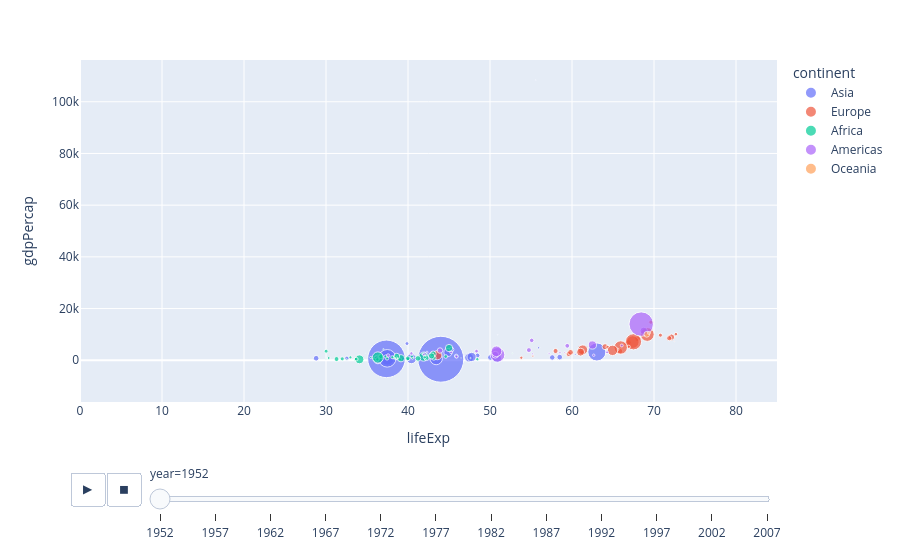

The cell this chart's notebook holds for it:
### Code cell
px.scatter(data,x='lifeExp',y='gdpPercap',color='continent',size='pop',
           size_max=50,range_x=[0,85],
           animation_frame='year',animation_group='country')

### Figure 1 — Plotly figure (JSON) as saved in the notebook; plotly's stock layout.template omitted (floating-point values rounded to 4 significant figures)
{"data": [{"hovertemplate": "continent=Asia<br>year=1952<br>lifeExp=%{x}<br>gdpPercap=%{y}<br>pop=%{marker.size}<extra></extra>", "ids": ["Afghanistan", "Bahrain", "Bangladesh", "Cambodia", "China", "Hong Kong, China", "India", "Indonesia", "Iran", "Iraq", "Israel", "Japan", "Jordan", "Korea, Dem. Rep.", "Korea, Rep.", "Kuwait", "Lebanon", "Malaysia", "Mongolia", "Myanmar", "Nepal", "Oman", "Pakistan", "Philippines", "Saudi Arabia", "Singapore", "Sri Lanka", "Syria", "Taiwan", "Thailand", "Vietnam", "West Bank and Gaza", "Yemen, Rep."], "legendgroup": "Asia", "marker": {"color": "#636efa", "size": [8425333, 120447, 46886859, 4693836, 556263527, 2125900, 372000000, 82052000, 17272000, 5441766, 1620914, 86459025, 607914, 8865488, 20947571, 160000, 1439529, 6748378, 800663, 20092996, 9182536, 507833, 41346560, 22438691, 4005677, 1127000, 7982342, 3661549, 8550362, 21289402, 26246839, 1030585, 4963829], "sizemode": "area", "sizeref": 527500.0, "symbol": "circle"}, "mode": "markers", "name": "Asia", "orientation": "v", "showlegend": true, "type": "scatter", "x": [28.8, 50.94, 37.48, 39.42, 44.0, 60.96, 37.37, 37.47, 44.87, 45.32, 65.39, 63.03, 43.16, 50.06, 47.45, 55.56, 55.93, 48.46, 42.24, 36.32, 36.16, 37.58, 43.44, 47.75, 39.88, 60.4, 57.59, 45.88, 58.5, 50.85, 40.41, 43.16, 32.55], "xaxis": "x", "y": [779.4, 9867.0, 684.2, 368.5, 400.4, 3054.0, 546.6, 749.7, 3035.0, 4130.0, 4087.0, 3217.0, 1547.0, 1088.0, 1031.0, 108400.0, 4835.0, 1831.0, 786.6, 331.0, 545.9, 1828.0, 684.6, 1273.0, 6460.0, 2315.0, 1084.0, 1643.0, 1207.0, 757.8, 605.1, 1516.0, 781.7], "yaxis": "y"}, {"hovertemplate": "continent=Europe<br>year=1952<br>lifeExp=%{x}<br>gdpPercap=%{y}<br>pop=%{marker.size}<extra></extra>", "ids": ["Albania", "Austria", "Belgium", "Bosnia and Herzegovina", "Bulgaria", "Croatia", "Czech Republic", "Denmark", "Finland", "France", "Germany", "Greece", "Hungary", "Iceland", "Ireland", "Italy", "Montenegro", "Netherlands", "Norway", "Poland", "Portugal", "Romania", "Serbia", "Slovak Republic", "Slovenia", "Spain", "Sweden", "Switzerland", "Turkey", "United Kingdom"], "legendgroup": "Europe", "marker": {"color": "#EF553B", "size": [1282697, 6927772, 8730405, 2791000, 7274900, 3882229, 9125183, 4334000, 4090500, 42459667, 69145952, 7733250, 9504000, 147962, 2952156, 47666000, 413834, 10381988, 3327728, 25730551, 8526050, 16630000, 6860147, 3558137, 1489518, 28549870, 7124673, 4815000, 22235677, 50430000], "sizemode": "area", "sizeref": 527500.0, "symbol": "circle"}, "mode": "markers", "name": "Europe", "orientation": "v", "showlegend": true, "type": "scatter", "x": [55.23, 66.8, 68.0, 53.82, 59.6, 61.21, 66.87, 70.78, 66.55, 67.41, 67.5, 65.86, 64.03, 72.49, 66.91, 65.94, 59.16, 72.13, 72.67, 61.31, 59.82, 61.05, 58.0, 64.36, 65.57, 64.94, 71.86, 69.62, 43.59, 69.18], "xaxis": "x", "y": [1601.0, 6137.0, 8343.0, 973.5, 2444.0, 3119.0, 6876.0, 9692.0, 6425.0, 7030.0, 7144.0, 3531.0, 5264.0, 7268.0, 5210.0, 4931.0, 2648.0, 8942.0, 10100.0, 4029.0, 3068.0, 3145.0, 3581.0, 5075.0, 4215.0, 3834.0, 8528.0, 14730.0, 1969.0, 9980.0], "yaxis": "y"}, {"hovertemplate": "continent=Africa<br>year=1952<br>lifeExp=%{x}<br>gdpPercap=%{y}<br>pop=%{marker.size}<extra></extra>", "ids": ["Algeria", "Angola", "Benin", "Botswana", "Burkina Faso", "Burundi", "Cameroon", "Central African Republic", "Chad", "Comoros", "Congo, Dem. Rep.", "Congo, Rep.", "Cote d'Ivoire", "Djibouti", "Egypt", "Equatorial Guinea", "Eritrea", "Ethiopia", "Gabon", "Gambia", "Ghana", "Guinea", "Guinea-Bissau", "Kenya", "Lesotho", "Liberia", "Libya", "Madagascar", "Malawi", "Mali", "Mauritania", "Mauritius", "Morocco", "Mozambique", "Namibia", "Niger", "Nigeria", "Reunion", "Rwanda", "Sao Tome and Principe", "Senegal", "Sierra Leone", "Somalia", "South Africa", "Sudan", "Swaziland", "Tanzania", "Togo", "Tunisia", "Uganda", "Zambia", "Zimbabwe"], "legendgroup": "Africa", "marker": {"color": "#00cc96", "size": [9279525, 4232095, 1738315, 442308, 4469979, 2445618, 5009067, 1291695, 2682462, 153936, 14100005, 854885, 2977019, 63149, 22223309, 216964, 1438760, 20860941, 420702, 284320, 5581001, 2664249, 580653, 6464046, 748747, 863308, 1019729, 4762912, 2917802, 3838168, 1022556, 516556, 9939217, 6446316, 485831, 3379468, 33119096, 257700, 2534927, 60011, 2755589, 2143249, 2526994, 14264935, 8504667, 290243, 8322925, 1219113, 3647735, 5824797, 2672000, 3080907], "sizemode": "area", "sizeref": 527500.0, "symbol": "circle"}, "mode": "markers", "name": "Africa", "orientation": "v", "showlegend": true, "type": "scatter", "x": [43.08, 30.02, 38.22, 47.62, 31.98, 39.03, 38.52, 35.46, 38.09, 40.72, 39.14, 42.11, 40.48, 34.81, 41.89, 34.48, 35.93, 34.08, 37.0, 30.0, 43.15, 33.61, 32.5, 42.27, 42.14, 38.48, 42.72, 36.68, 36.26, 33.69, 40.54, 50.99, 42.87, 31.29, 41.73, 37.44, 36.32, 52.72, 40.0, 46.47, 37.28, 30.33, 32.98, 45.01, 38.63, 41.41, 41.22, 38.6, 44.6, 39.98, 42.04, 48.45], "xaxis": "x", "y": [2449.0, 3521.0, 1063.0, 851.2, 543.3, 339.3, 1173.0, 1071.0, 1179.0, 1103.0, 780.5, 2126.0, 1389.0, 2670.0, 1419.0, 375.6, 328.9, 362.1, 4293.0, 485.2, 911.3, 510.2, 299.9, 853.5, 298.8, 575.6, 2388.0, 1443.0, 369.2, 452.3, 743.1, 1968.0, 1688.0, 468.5, 2424.0, 761.9, 1077.0, 2719.0, 493.3, 879.6, 1450.0, 879.8, 1136.0, 4725.0, 1616.0, 1148.0, 716.7, 859.8, 1468.0, 734.8, 1147.0, 406.9], "yaxis": "y"}, {"hovertemplate": "continent=Americas<br>year=1952<br>lifeExp=%{x}<br>gdpPercap=%{y}<br>pop=%{marker.size}<extra></extra>", "ids": ["Argentina", "Bolivia", "Brazil", "Canada", "Chile", "Colombia", "Costa Rica", "Cuba", "Dominican Republic", "Ecuador", "El Salvador", "Guatemala", "Haiti", "Honduras", "Jamaica", "Mexico", "Nicaragua", "Panama", "Paraguay", "Peru", "Puerto Rico", "Trinidad and Tobago", "United States", "Uruguay", "Venezuela"], "legendgroup": "Americas", "marker": {"color": "#ab63fa", "size": [17876956, 2883315, 56602560, 14785584, 6377619, 12350771, 926317, 6007797, 2491346, 3548753, 2042865, 3146381, 3201488, 1517453, 1426095, 30144317, 1165790, 940080, 1555876, 8025700, 2227000, 662850, 157553000, 2252965, 5439568], "sizemode": "area", "sizeref": 527500.0, "symbol": "circle"}, "mode": "markers", "name": "Americas", "orientation": "v", "showlegend": true, "type": "scatter", "x": [62.48, 40.41, 50.92, 68.75, 54.74, 50.64, 57.21, 59.42, 45.93, 48.36, 45.26, 42.02, 37.58, 41.91, 58.53, 50.79, 42.31, 55.19, 62.65, 43.9, 64.28, 59.1, 68.44, 66.07, 55.09], "xaxis": "x", "y": [5911.0, 2677.0, 2109.0, 11370.0, 3940.0, 2144.0, 2627.0, 5587.0, 1398.0, 3522.0, 3048.0, 2428.0, 1840.0, 2195.0, 2899.0, 3478.0, 3112.0, 2480.0, 1952.0, 3759.0, 3082.0, 3023.0, 13990.0, 5717.0, 7690.0], "yaxis": "y"}, {"hovertemplate": "continent=Oceania<br>year=1952<br>lifeExp=%{x}<br>gdpPercap=%{y}<br>pop=%{marker.size}<extra></extra>", "ids": ["Australia", "New Zealand"], "legendgroup": "Oceania", "marker": {"color": "#FFA15A", "size": [8691212, 1994794], "sizemode": "area", "sizeref": 527500.0, "symbol": "circle"}, "mode": "markers", "name": "Oceania", "orientation": "v", "showlegend": true, "type": "scatter", "x": [69.12, 69.39], "xaxis": "x", "y": [10040.0, 10560.0], "yaxis": "y"}], "layout": {"legend": {"itemsizing": "constant", "title": {"text": "continent"}, "tracegroupgap": 0}, "margin": {"t": 60}, "sliders": [{"active": 0, "currentvalue": {"prefix": "year="}, "len": 0.9, "pad": {"b": 10, "t": 60}, "steps": [{"args": [["1952"], {"frame": {"duration": 0, "redraw": false}, "fromcurrent": true, "mode": "immediate", "transition": {"duration": 0, "easing": "linear"}}], "label": "1952", "method": "animate"}, {"args": [["1957"], {"frame": {"duration": 0, "redraw": false}, "fromcurrent": true, "mode": "immediate", "transition": {"duration": 0, "easing": "linear"}}], "label": "1957", "method": "animate"}, {"args": [["1962"], {"frame": {"duration": 0, "redraw": false}, "fromcurrent": true, "mode": "immediate", "transition": {"duration": 0, "easing": "linear"}}], "label": "1962", "method": "animate"}, {"args": [["1967"], {"frame": {"duration": 0, "redraw": false}, "fromcurrent": true, "mode": "immediate", "transition": {"duration": 0, "easing": "linear"}}], "label": "1967", "method": "animate"}, {"args": [["1972"], {"frame": {"duration": 0, "redraw": false}, "fromcurrent": true, "mode": "immediate", "transition": {"duration": 0, "easing": "linear"}}], "label": "1972", "method": "animate"}, {"args": [["1977"], {"frame": {"duration": 0, "redraw": false}, "fromcurrent": true, "mode": "immediate", "transition": {"duration": 0, "easing": "linear"}}], "label": "1977", "method": "animate"}, {"args": [["1982"], {"frame": {"duration": 0, "redraw": false}, "fromcurrent": true, "mode": "immediate", "transition": {"duration": 0, "easing": "linear"}}], "label": "1982", "method": "animate"}, {"args": [["1987"], {"frame": {"duration": 0, "redraw": false}, "fromcurrent": true, "mode": "immediate", "transition": {"duration": 0, "easing": "linear"}}], "label": "1987", "method": "animate"}, {"args": [["1992"], {"frame": {"duration": 0, "redraw": false}, "fromcurrent": true, "mode": "immediate", "transition": {"duration": 0, "easing": "linear"}}], "label": "1992", "method": "animate"}, {"args": [["1997"], {"frame": {"duration": 0, "redraw": false}, "fromcurrent": true, "mode": "immediate", "transition": {"duration": 0, "easing": "linear"}}], "label": "1997", "method": "animate"}, {"args": [["2002"], {"frame": {"duration": 0, "redraw": false}, "fromcurrent": true, "mode": "immediate", "transition": {"duration": 0, "easing": "linear"}}], "label": "2002", "method": "animate"}, {"args": [["2007"], {"frame": {"duration": 0, "redraw": false}, "fromcurrent": true, "mode": "immediate", "transition": {"duration": 0, "easing": "linear"}}], "label": "2007", "method": "animate"}], "x": 0.1, "xanchor": "left", "y": 0, "yanchor": "top"}], "updatemenus": [{"buttons": [{"args": [null, {"frame": {"duration": 500, "redraw": false}, "fromcurrent": true, "mode": "immediate", "transition": {"duration": 500, "easing": "linear"}}], "label": "&#9654;", "method": "animate"}, {"args": [[null], {"frame": {"duration": 0, "redraw": false}, "fromcurrent": true, "mode": "immediate", "transition": {"duration": 0, "easing": "linear"}}], "label": "&#9724;", "method": "animate"}], "direction": "left", "pad": {"r": 10, "t": 70}, "showactive": false, "type": "buttons", "x": 0.1, "xanchor": "right", "y": 0, "yanchor": "top"}], "xaxis": {"anchor": "y", "domain": [0, 1], "range": [0, 85], "title": {"text": "lifeExp"}}, "yaxis": {"anchor": "x", "domain": [0, 1], "title": {"text": "gdpPercap"}}}}
